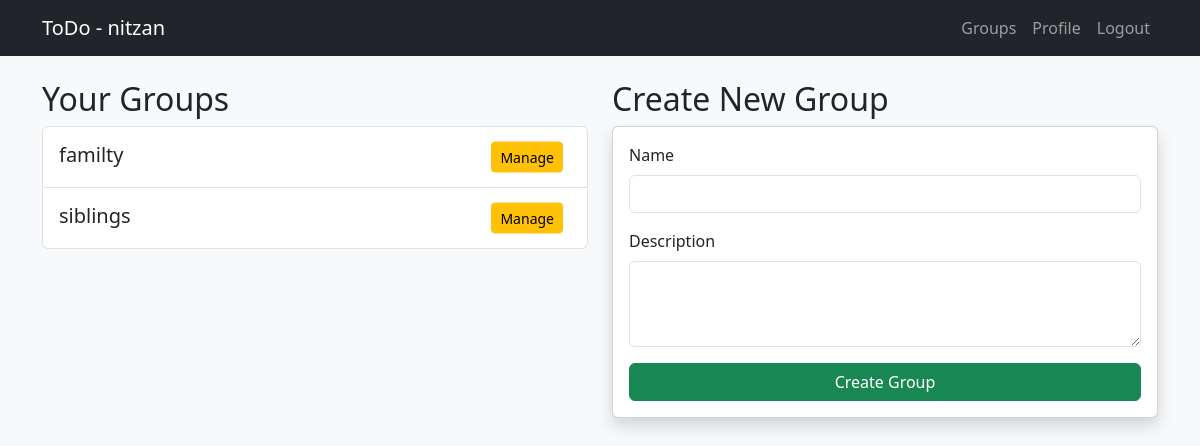
/groups (signed in), run on the app's committed database.
### app/models/user.py (models this page shows, shortened)
class User(UserMixin, db.Model):
    __tablename__ = "users"
    id = db.Column(db.Integer, primary_key=True)
    username = db.Column(db.String(12), unique=True, nullable=False)
    password_hash = db.Column(db.String(128), nullable=False)
    user_groups = db.relationship('UserGroup', back_populates='user')
    @property
    def groups(self) -> list['Group | None']:
        return [ug.group for ug in self.user_groups]

### app/models/group.py (models this page shows, shortened)
class Group(db.Model):
    __tablename__ = "groups"
    id = db.Column(db.Integer, primary_key=True)
    name = db.Column(db.String(50), nullable=False)
    description = db.Column(db.Text)
    group_users = db.relationship('UserGroup', back_populates='group', cascade='all, delete-orphan')
    tasks = db.relationship('Task', backref='group', cascade='all, delete-orphan')
    def get_user_role(self, user_id: int) -> int | None:
        membership = UserGroup.query.filter_by(group_id=self.id, user_id=user_id).first()
        return membership.role if membership else None
    def is_owner(self, user_id: int) -> bool:
        return self.get_user_role(user_id) == 2

### app/routes/groups.py (the view, shortened to what this page needs)
@groups_bp.route("/groups", methods=["GET", "POST"])
@login_required
def manage_groups():
    form = GroupForm()
    sorted_groups = sorted(current_user.groups, key=lambda g: g.name.lower())
    return render_template("groups/main.html", form=form, groups=sorted_groups)

### app/forms/groups.py
class GroupForm(FlaskForm):
    name = StringField("Name", validators=[
        DataRequired(),
        Regexp(r"^[A-Za-z0-9 ]{3,50}$",
               message="Name: 3-50 alphanumeric characters and spaces.")
    ])
    description = TextAreaField("Description", validators=[Optional()])
    submit = SubmitField("Create Group")

### app/extensions.py (called while the page is built)
@login_manager.user_loader
def load_user(user_id):
    from app.models.user import User
    return User.query.get(user_id)

### app/templates/groups/main.html (shortened to what this page needs)
{% extends "base.html" %}
{% block content %}
<div class="row">
    <div class="col-md-6">
        <h2>Your Groups</h2>
        <div class="list-group">
            {% for group in groups %}
                <div class="list-group-item list-group-item-action p-0">
                    <a href="{{ url_for('tasks.manage_tasks', group_id=group.id) }}"
                       class="text-decoration-none text-dark p-3 d-block">
                        <div class="d-flex justify-content-between align-items-center">
                            <div class="flex-grow-1 me-3">
                                <h5 class="mb-1">{{ group.name }}</h5>
                            </div>
                        </div>
                    </a>
                    <div class="position-absolute top-50 end-0 translate-middle-y pe-3">
                        <a href="{{ url_for('groups.manage_single_group', group_id=group.id) }}"
                           class="btn btn-warning btn-sm me-2"
                           onclick="event.stopPropagation()">Manage</a>
                    </div>
                </div>
            {% else %}
                <div class="list-group-item text-center py-4">
                    No groups found. Create your first group!
                </div>
            {% endfor %}
        </div>
    </div>
    <div class="col-md-6">
        <h2>Create New Group</h2>
        <div class="card shadow">
            <div class="card-body">
                <form method="POST" action="{{ url_for('groups.manage_groups') }}">
                    <div class="mb-3">
                        {{ form.name.label(class="form-label") }}
                        {{ form.name(class="form-control") }}
                    </div>
                    <div class="mb-3">
                        {{ form.description.label(class="form-label") }}
                        {{ form.description(class="form-control", rows="3") }}
                    </div>
                    <div class="d-grid">
                        {{ form.submit(class="btn btn-success") }}
                    </div>
                </form>
            </div>
        </div>
    </div>
</div>
{% endblock %}

### app/templates/base.html (shortened to what this page needs)
<!DOCTYPE html>
<html lang="en">
<head>
    <link href="https://cdn.jsdelivr.net/npm/bootstrap@5.3.0/dist/css/bootstrap.min.css" rel="stylesheet">
</head>
<body class="bg-light">
    <nav class="navbar navbar-expand-lg navbar-dark bg-dark">
        <div class="container">
            <a class="navbar-brand" href="{{ url_for('index.home') }}">
                ToDo{% if current_user.is_authenticated %} - {{ current_user.username }}{% endif %}
            </a>
            <div class="collapse navbar-collapse" id="navbarNav">
                <ul class="navbar-nav ms-auto">
                    {% if current_user.is_authenticated %}
                        <li class="nav-item"><a class="nav-link" href="{{ url_for('groups.manage_groups') }}">Groups</a></li>
                        <li class="nav-item"><a class="nav-link" href="{{ url_for('profile.manage_profile') }}">Profile</a></li>
                        <li class="nav-item"><a class="nav-link" href="{{ url_for('auth.logout') }}">Logout</a></li>
                    {% else %}
                        <li class="nav-item"><a class="nav-link" href="{{ url_for('auth.login') }}">Login</a></li>
                        <li class="nav-item"><a class="nav-link" href="{{ url_for('auth.register') }}">Register</a></li>
                    {% endif %}
                </ul>
            </div>
        </div>
    </nav>
    <div class="container mt-4">
        {% block content %}{% endblock %}
    </div>
</body>
</html>

### data on the page
User: username "nitzan"
Group: name "familty"
Group: name "siblings"
